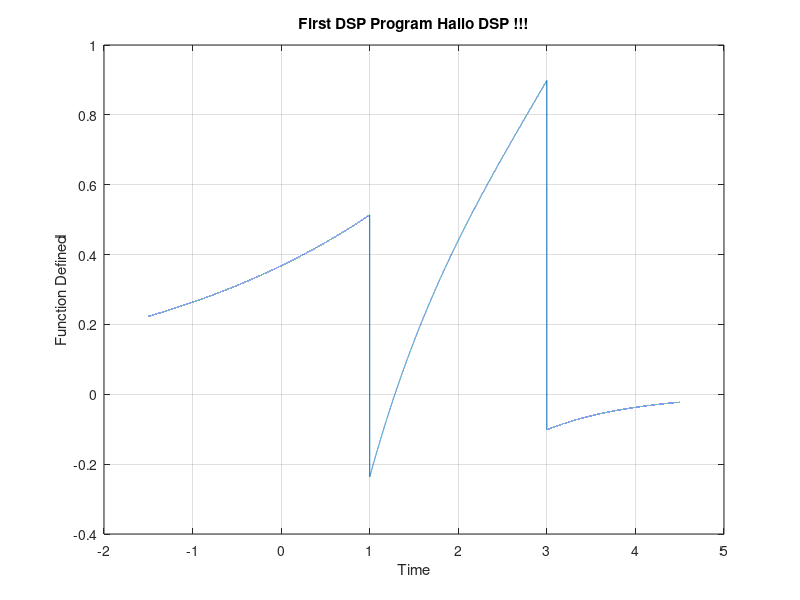

This figure's MATLAB source:
u = @(t) 1.0*(t>0)+ 0.5*(t==0); %Anonymous fn defined in this way
x = @(t) exp(-t).*u(t);
y = @(t) x((-t+3)/3)-3/4*x(t-1);
t = -1.5:.0001:4.5;plot(t,y(t));
xlabel('Time');ylabel('Function Defined');
title('First DSP Program Hallo DSP !!!');
grid on;
